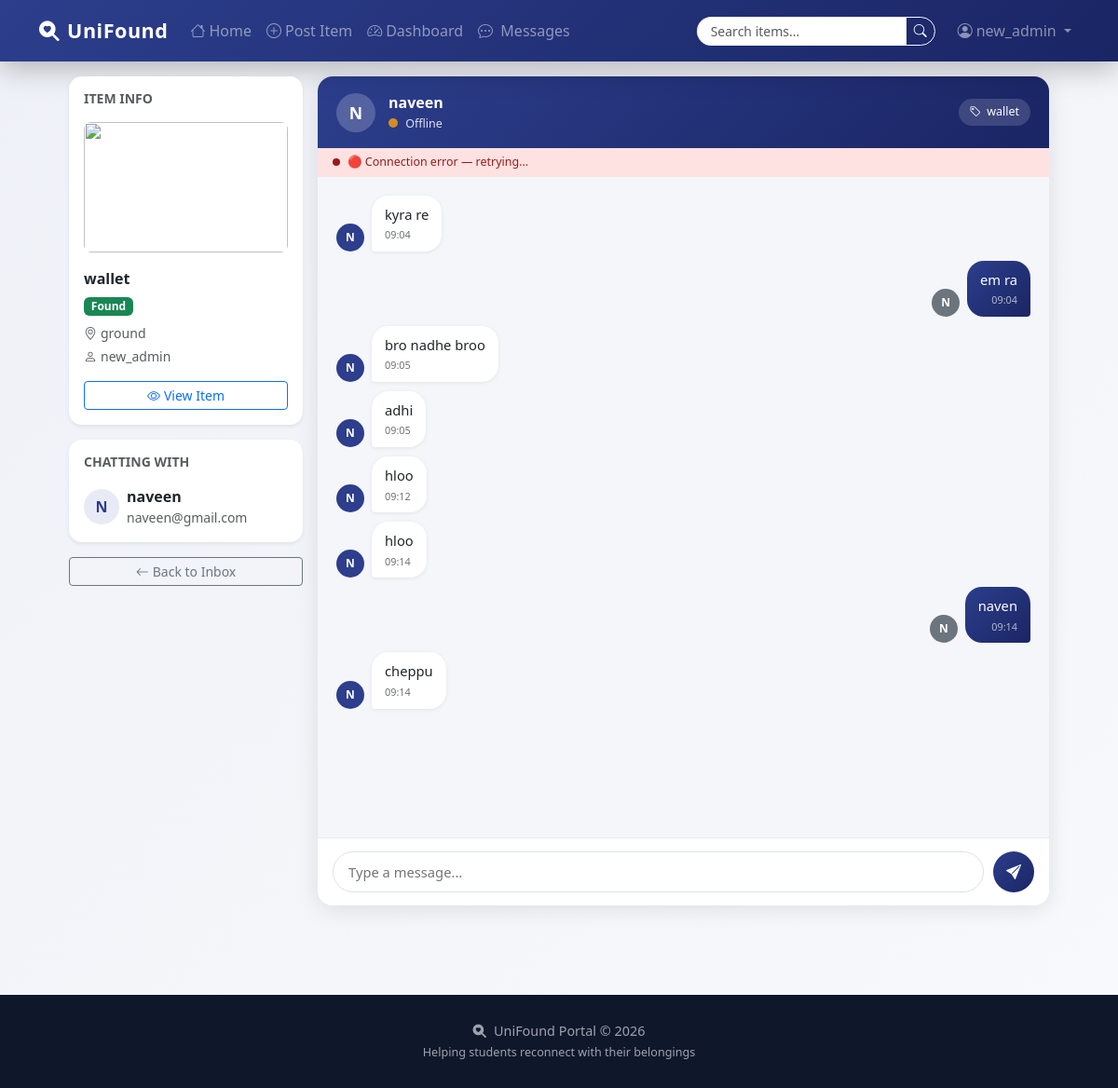
The app's page /inbox/chat/1/ (signed in), older data.
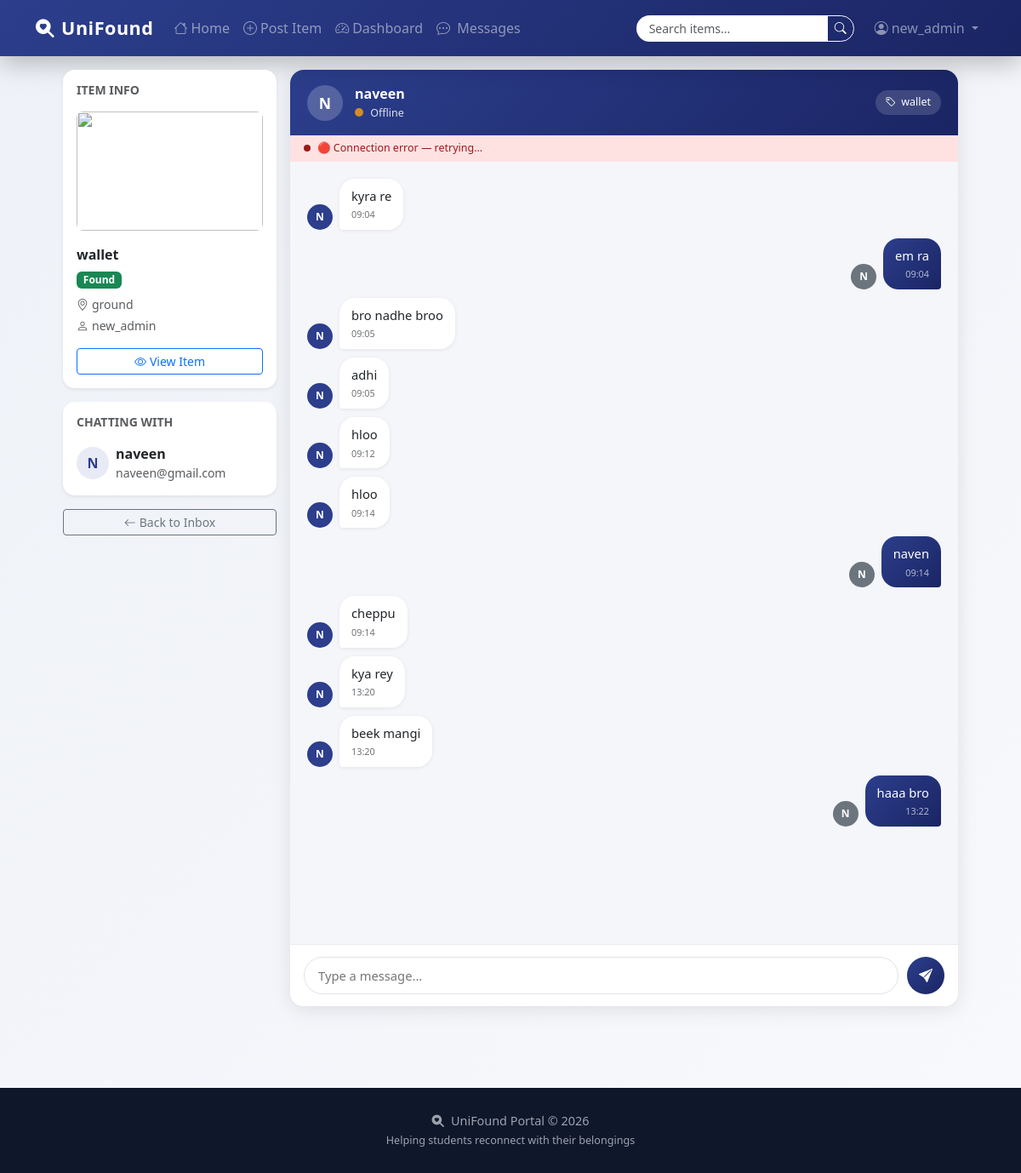
The same page, newer data.
### messaging/models.py (models this page shows, shortened)
class Message(models.Model):
    conversation = models.ForeignKey(Conversation, on_delete=models.CASCADE, related_name='messages')
    sender = models.ForeignKey(User, on_delete=models.CASCADE, related_name='sent_messages')
    content = models.TextField()
    timestamp = models.DateTimeField(auto_now_add=True)
    is_read = models.BooleanField(default=False)
    class Meta:
        ordering = ['timestamp']

### messaging/views.py (the view)
# urls.py: path('chat/<int:conversation_id>/', views.chat_room, name='chat_room'),
@login_required
def chat_room(request, conversation_id):
    conversation = get_object_or_404(Conversation, id=conversation_id)
    if request.user not in [conversation.participant1, conversation.participant2]:
        messages.error(request, 'You do not have access to this conversation.')
        return redirect('inbox')
    other_user = conversation.get_other_user(request.user)
    chat_messages = conversation.messages.select_related('sender').all()
    conversation.messages.filter(is_read=False).exclude(sender=request.user).update(is_read=True)
    return render(request, 'messaging/chat_room.html', {
        'conversation': conversation,
        'other_user': other_user,
        'chat_messages': chat_messages,
        'item': conversation.item,
    })

### messaging/models.py (called while the page is built)
    def get_other_user(self, user):
        if self.participant1 == user:
            return self.participant2
        return self.participant1

    def unread_count_for(self, user):
        return self.messages.filter(is_read=False).exclude(sender=user).count()

### messaging/templatetags/messaging_tags.py (called while the page is built)
@register.simple_tag
def unread_count(user):
    if not user.is_authenticated:
        return 0
    convs = Conversation.objects.filter(
        Q(participant1=user) | Q(participant2=user)
    )
    total = 0
    for conv in convs:
        total += conv.unread_count_for(user)
    return total

### templates/messaging/chat_room.html (shortened to what the changed rows need)
{% extends 'base.html' %}
{% block content %}
<div class="container-fluid py-3 px-3 px-md-4" style="max-width:1100px;">
    <div class="row g-3">
        <div class="col-lg-9">
            <div class="chat-container">
                <div class="chat-messages" id="chatMessages">
                    {% if not chat_messages %}
                    <div class="empty-chat" id="emptyState">
                        <i class="bi bi-chat-dots" style="font-size:3.5rem;margin-bottom:12px;"></i>
                        <div class="fw-semibold">No messages yet</div>
                        <div class="small mt-1">Say hi to start the conversation!</div>
                    </div>
                    {% else %}
                    {% for msg in chat_messages %}
                    <div class="msg-row {% if msg.sender == request.user %}own{% endif %}" data-msg-id="{{ msg.id }}">
                        {% if msg.sender != request.user %}
                        <div class="msg-avatar">{{ msg.sender.username|first|upper }}</div>
                        {% endif %}
                        <div class="msg-bubble {% if msg.sender == request.user %}own{% else %}other{% endif %}">
                            {{ msg.content }}
                            <span class="msg-time">{{ msg.timestamp|date:"H:i" }}</span>
                        </div>
                        {% if msg.sender == request.user %}
                        <div class="msg-avatar own-av">{{ msg.sender.username|first|upper }}</div>
                        {% endif %}
                    </div>
                    {% endfor %}
                    {% endif %}
                </div>
            </div>
        </div>
    </div>
</div>
{% endblock %}

Row changes from the older to the newer data that the page shows:
added Message: sender.username|first "N", content "kya rey", timestamp "13:20"
added Message: sender.username|first "N", content "beek mangi", timestamp "13:20"
added Message: content "haaa bro", timestamp "13:22", sender.username|first "N"
